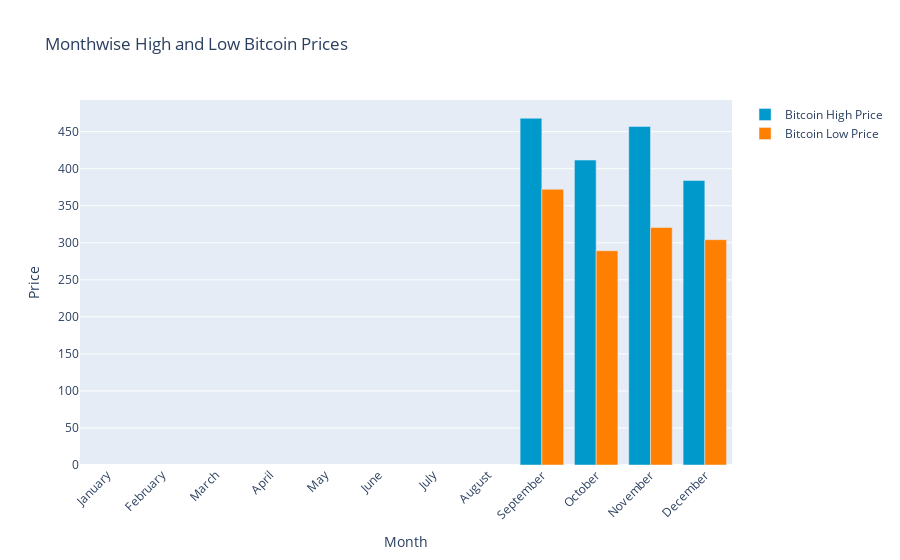

The notebook cell saved with this chart:
### Code cell
monthwise_high = monthwise_high.reindex(new_order)
monthwise_low = monthwise_low.reindex(new_order)

# Create the figure
fig = go.Figure()

# Add trace for monthly high prices
fig.add_trace(go.Bar(
    x=monthwise_high.index,
    y=monthwise_high,
    name='Bitcoin High Price',
    marker_color='rgb(0, 153, 204)'
))

# Add trace for monthly low prices
fig.add_trace(go.Bar(
    x=monthwise_low.index,
    y=monthwise_low,
    name='Bitcoin Low Price',
    marker_color='rgb(255, 128, 0)'
))

# Update layout for better visualization
fig.update_layout(
    barmode='group',
    title='Monthwise High and Low Bitcoin Prices',
    xaxis_title='Month',
    yaxis_title='Price',
    xaxis_tickangle=-45
)

# Show the plot
fig.show()

### Figure 1 — Plotly figure (JSON) as saved in the notebook; plotly's stock layout.template omitted (floating-point values rounded to 4 significant figures)
{"data": [{"marker": {"color": "rgb(0, 153, 204)"}, "name": "Bitcoin High Price", "type": "bar", "x": ["January", "February", "March", "April", "May", "June", "July", "August", "September", "October", "November", "December"], "y": [null, null, null, null, null, null, null, null, 468.2, 411.7, 457.1, 384.0]}, {"marker": {"color": "rgb(255, 128, 0)"}, "name": "Bitcoin Low Price", "type": "bar", "x": ["January", "February", "March", "April", "May", "June", "July", "August", "September", "October", "November", "December"], "y": [null, null, null, null, null, null, null, null, 372.2, 289.3, 320.6, 304.2]}], "layout": {"autosize": true, "barmode": "group", "title": {"text": "Monthwise High and Low Bitcoin Prices"}, "xaxis": {"autorange": true, "range": [-0.5, 11.5], "tickangle": -45, "title": {"text": "Month"}, "type": "category"}, "yaxis": {"autorange": true, "range": [0, 492.8], "title": {"text": "Price"}, "type": "linear"}}}
